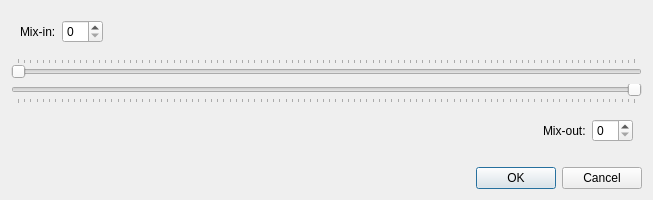
<?xml version="1.0" encoding="UTF-8"?>
<ui version="4.0">
 <class>MixZonesDialog</class>
 <widget class="QDialog" name="MixZonesDialog">
  <property name="windowModality">
   <enum>Qt::WindowModal</enum>
  </property>
  <property name="geometry">
   <rect>
    <x>0</x>
    <y>0</y>
    <width>653</width>
    <height>200</height>
   </rect>
  </property>
  <property name="sizePolicy">
   <sizepolicy hsizetype="Fixed" vsizetype="Fixed">
    <horstretch>0</horstretch>
    <verstretch>0</verstretch>
   </sizepolicy>
  </property>
  <property name="windowTitle">
   <string>Set mix-in/out</string>
  </property>
  <layout class="QVBoxLayout" name="verticalLayout">
   <item>
    <widget class="QWidget" name="widget_2" native="true">
     <property name="sizePolicy">
      <sizepolicy hsizetype="Preferred" vsizetype="Fixed">
       <horstretch>0</horstretch>
       <verstretch>0</verstretch>
      </sizepolicy>
     </property>
     <layout class="QHBoxLayout" name="horizontalLayout">
      <item>
       <widget class="QLabel" name="label_2">
        <property name="text">
         <string>Mix-in:</string>
        </property>
       </widget>
      </item>
      <item>
       <widget class="QSpinBox" name="mixInSpinBox"/>
      </item>
      <item>
       <spacer name="horizontalSpacer_2">
        <property name="orientation">
         <enum>Qt::Horizontal</enum>
        </property>
        <property name="sizeHint" stdset="0">
         <size>
          <width>40</width>
          <height>20</height>
         </size>
        </property>
       </spacer>
      </item>
     </layout>
    </widget>
   </item>
   <item>
    <widget class="QSlider" name="mixInSlider">
     <property name="orientation">
      <enum>Qt::Horizontal</enum>
     </property>
     <property name="tickPosition">
      <enum>QSlider::TicksAbove</enum>
     </property>
     <property name="tickInterval">
      <number>1</number>
     </property>
    </widget>
   </item>
   <item>
    <widget class="QSlider" name="mixOutSlider">
     <property name="orientation">
      <enum>Qt::Horizontal</enum>
     </property>
     <property name="invertedAppearance">
      <bool>true</bool>
     </property>
     <property name="invertedControls">
      <bool>false</bool>
     </property>
     <property name="tickPosition">
      <enum>QSlider::TicksBelow</enum>
     </property>
     <property name="tickInterval">
      <number>1</number>
     </property>
    </widget>
   </item>
   <item>
    <widget class="QWidget" name="widget" native="true">
     <property name="sizePolicy">
      <sizepolicy hsizetype="Preferred" vsizetype="Fixed">
       <horstretch>0</horstretch>
       <verstretch>0</verstretch>
      </sizepolicy>
     </property>
     <layout class="QHBoxLayout" name="horizontalLayout_2">
      <item>
       <spacer name="horizontalSpacer">
        <property name="orientation">
         <enum>Qt::Horizontal</enum>
        </property>
        <property name="sizeHint" stdset="0">
         <size>
          <width>40</width>
          <height>20</height>
         </size>
        </property>
       </spacer>
      </item>
      <item>
       <widget class="QLabel" name="label">
        <property name="text">
         <string>Mix-out:</string>
        </property>
       </widget>
      </item>
      <item>
       <widget class="QSpinBox" name="mixOutSpinBox"/>
      </item>
     </layout>
    </widget>
   </item>
   <item>
    <spacer name="verticalSpacer">
     <property name="orientation">
      <enum>Qt::Vertical</enum>
     </property>
     <property name="sizeHint" stdset="0">
      <size>
       <width>20</width>
       <height>40</height>
      </size>
     </property>
    </spacer>
   </item>
   <item>
    <widget class="QDialogButtonBox" name="buttonBox">
     <property name="orientation">
      <enum>Qt::Horizontal</enum>
     </property>
     <property name="standardButtons">
      <set>QDialogButtonBox::Cancel|QDialogButtonBox::Ok</set>
     </property>
    </widget>
   </item>
  </layout>
 </widget>
 <resources/>
 <connections>
  <connection>
   <sender>buttonBox</sender>
   <signal>accepted()</signal>
   <receiver>MixZonesDialog</receiver>
   <slot>accept()</slot>
   <hints>
    <hint type="sourcelabel">
     <x>248</x>
     <y>254</y>
    </hint>
    <hint type="destinationlabel">
     <x>157</x>
     <y>274</y>
    </hint>
   </hints>
  </connection>
  <connection>
   <sender>buttonBox</sender>
   <signal>rejected()</signal>
   <receiver>MixZonesDialog</receiver>
   <slot>reject()</slot>
   <hints>
    <hint type="sourcelabel">
     <x>316</x>
     <y>260</y>
    </hint>
    <hint type="destinationlabel">
     <x>286</x>
     <y>274</y>
    </hint>
   </hints>
  </connection>
 </connections>
</ui>
